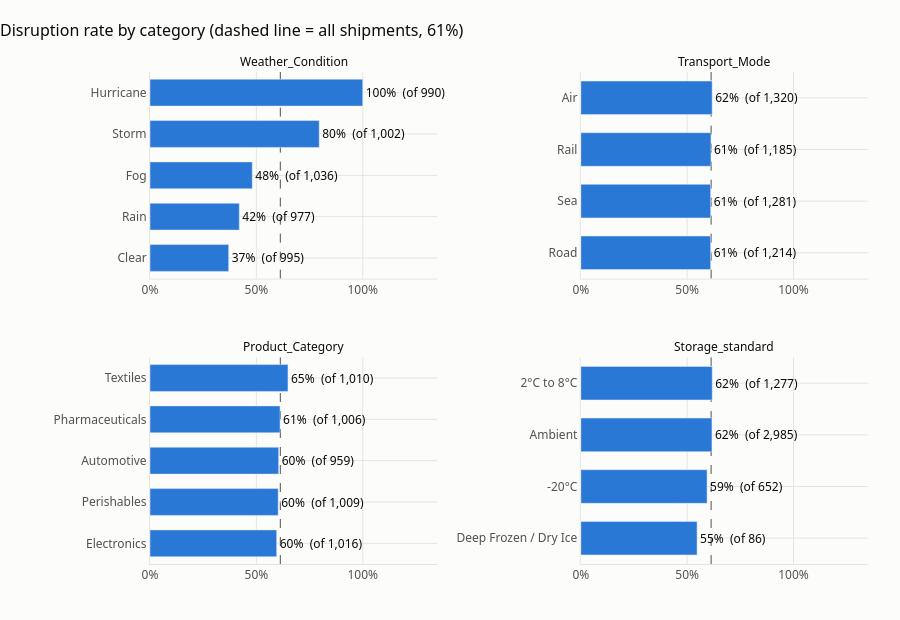

Notebook code cell kept with this figure:
### Markdown cell above
### 7. Which kinds of shipment are disrupted more?

### Code cell
category_cols = ["Weather_Condition", "Transport_Mode", "Product_Category", "Storage_standard"]

fig = make_subplots(rows=2, cols=2, subplot_titles=category_cols, vertical_spacing=0.16, horizontal_spacing=0.2)
for i, col in enumerate(category_cols):
    grouped = clean.groupby(col)[TARGET].agg(["mean", "size"]).sort_values("mean")
    r, c = i // 2 + 1, i % 2 + 1
    fig.add_trace(go.Bar(
        x=grouped["mean"], y=grouped.index, orientation="h", marker_color=BLUE,
        text=[f"{m:.0%}  (of {n:,})" for m, n in zip(grouped["mean"], grouped["size"])],
        textposition="outside", textfont=dict(color=INK), cliponaxis=False,
        hovertemplate="%{y}: %{x:.1%}<extra></extra>",
    ), row=r, col=c)
    fig.add_vline(x=overall, line=dict(color=MUTED, width=1, dash="dash"), layer="below", row=r, col=c)
fig.update_annotations(font=dict(size=12, color=INK))
fig.update_xaxes(tickformat=".0%", range=[0, 1.35])
style(fig, f"Disruption rate by category (dashed line = all shipments, {overall:.0%})", height=620)
fig.update_layout(showlegend=False, bargap=0.35, margin=dict(l=150))
fig.show()

### Figure 1 — Plotly figure (JSON) as saved in the notebook; plotly's stock layout.template omitted (floating-point values rounded to 4 significant figures)
{"data": [{"cliponaxis": false, "hovertemplate": "%{y}: %{x:.1%}<extra></extra>", "marker": {"color": "#2a78d6"}, "orientation": "h", "text": ["37%  (of 995)", "42%  (of 977)", "48%  (of 1,036)", "80%  (of 1,002)", "100%  (of 990)"], "textfont": {"color": "#0b0b0b"}, "textposition": "outside", "type": "bar", "x": [0.3698, 0.4197, 0.4807, 0.7954, 1.0], "xaxis": "x", "y": ["Clear", "Rain", "Fog", "Storm", "Hurricane"], "yaxis": "y"}, {"cliponaxis": false, "hovertemplate": "%{y}: %{x:.1%}<extra></extra>", "marker": {"color": "#2a78d6"}, "orientation": "h", "text": ["61%  (of 1,214)", "61%  (of 1,281)", "61%  (of 1,185)", "62%  (of 1,320)"], "textfont": {"color": "#0b0b0b"}, "textposition": "outside", "type": "bar", "x": [0.6104, 0.6105, 0.6118, 0.6174], "xaxis": "x2", "y": ["Road", "Sea", "Rail", "Air"], "yaxis": "y2"}, {"cliponaxis": false, "hovertemplate": "%{y}: %{x:.1%}<extra></extra>", "marker": {"color": "#2a78d6"}, "orientation": "h", "text": ["60%  (of 1,016)", "60%  (of 1,009)", "60%  (of 959)", "61%  (of 1,006)", "65%  (of 1,010)"], "textfont": {"color": "#0b0b0b"}, "textposition": "outside", "type": "bar", "x": [0.5955, 0.6026, 0.6048, 0.6113, 0.6485], "xaxis": "x3", "y": ["Electronics", "Perishables", "Automotive", "Pharmaceuticals", "Textiles"], "yaxis": "y3"}, {"cliponaxis": false, "hovertemplate": "%{y}: %{x:.1%}<extra></extra>", "marker": {"color": "#2a78d6"}, "orientation": "h", "text": ["55%  (of 86)", "59%  (of 652)", "62%  (of 2,985)", "62%  (of 1,277)"], "textfont": {"color": "#0b0b0b"}, "textposition": "outside", "type": "bar", "x": [0.5465, 0.5936, 0.6164, 0.6179], "xaxis": "x4", "y": ["Deep Frozen / Dry Ice", "-20°C", "Ambient", "2°C to 8°C"], "yaxis": "y4"}], "layout": {"annotations": [{"font": {"color": "#0b0b0b", "size": 12}, "showarrow": false, "text": "Weather_Condition", "x": 0.2, "xanchor": "center", "xref": "paper", "y": 1.0, "yanchor": "bottom", "yref": "paper"}, {"font": {"color": "#0b0b0b", "size": 12}, "showarrow": false, "text": "Transport_Mode", "x": 0.8, "xanchor": "center", "xref": "paper", "y": 1.0, "yanchor": "bottom", "yref": "paper"}, {"font": {"color": "#0b0b0b", "size": 12}, "showarrow": false, "text": "Product_Category", "x": 0.2, "xanchor": "center", "xref": "paper", "y": 0.42, "yanchor": "bottom", "yref": "paper"}, {"font": {"color": "#0b0b0b", "size": 12}, "showarrow": false, "text": "Storage_standard", "x": 0.8, "xanchor": "center", "xref": "paper", "y": 0.42, "yanchor": "bottom", "yref": "paper"}], "bargap": 0.35, "font": {"color": "#52514e", "family": "Segoe UI, Arial, sans-serif", "size": 12}, "height": 620, "hoverlabel": {"bgcolor": "white", "font": {"color": "#0b0b0b"}}, "margin": {"b": 56, "l": 150, "r": 32, "t": 72}, "paper_bgcolor": "#fcfcfb", "plot_bgcolor": "#fcfcfb", "shapes": [{"layer": "below", "line": {"color": "#52514e", "dash": "dash", "width": 1}, "type": "line", "x0": 0.6126, "x1": 0.6126, "xref": "x", "y0": 0, "y1": 1, "yref": "y domain"}, {"layer": "below", "line": {"color": "#52514e", "dash": "dash", "width": 1}, "type": "line", "x0": 0.6126, "x1": 0.6126, "xref": "x2", "y0": 0, "y1": 1, "yref": "y2 domain"}, {"layer": "below", "line": {"color": "#52514e", "dash": "dash", "width": 1}, "type": "line", "x0": 0.6126, "x1": 0.6126, "xref": "x3", "y0": 0, "y1": 1, "yref": "y3 domain"}, {"layer": "below", "line": {"color": "#52514e", "dash": "dash", "width": 1}, "type": "line", "x0": 0.6126, "x1": 0.6126, "xref": "x4", "y0": 0, "y1": 1, "yref": "y4 domain"}], "showlegend": false, "title": {"font": {"color": "#0b0b0b", "size": 16}, "text": "Disruption rate by category (dashed line = all shipments, 61%)", "x": 0, "xanchor": "left"}, "xaxis": {"anchor": "y", "domain": [0.0, 0.4], "gridcolor": "#e6e5e1", "linecolor": "#e6e5e1", "range": [0, 1.35], "tickformat": ".0%", "zeroline": false}, "xaxis2": {"anchor": "y2", "domain": [0.6, 1.0], "gridcolor": "#e6e5e1", "linecolor": "#e6e5e1", "range": [0, 1.35], "tickformat": ".0%", "zeroline": false}, "xaxis3": {"anchor": "y3", "domain": [0.0, 0.4], "gridcolor": "#e6e5e1", "linecolor": "#e6e5e1", "range": [0, 1.35], "tickformat": ".0%", "zeroline": false}, "xaxis4": {"anchor": "y4", "domain": [0.6, 1.0], "gridcolor": "#e6e5e1", "linecolor": "#e6e5e1", "range": [0, 1.35], "tickformat": ".0%", "zeroline": false}, "yaxis": {"anchor": "x", "domain": [0.58, 1.0], "gridcolor": "#e6e5e1", "linecolor": "#e6e5e1", "zeroline": false}, "yaxis2": {"anchor": "x2", "domain": [0.58, 1.0], "gridcolor": "#e6e5e1", "linecolor": "#e6e5e1", "zeroline": false}, "yaxis3": {"anchor": "x3", "domain": [0.0, 0.42], "gridcolor": "#e6e5e1", "linecolor": "#e6e5e1", "zeroline": false}, "yaxis4": {"anchor": "x4", "domain": [0.0, 0.42], "gridcolor": "#e6e5e1", "linecolor": "#e6e5e1", "zeroline": false}}}
